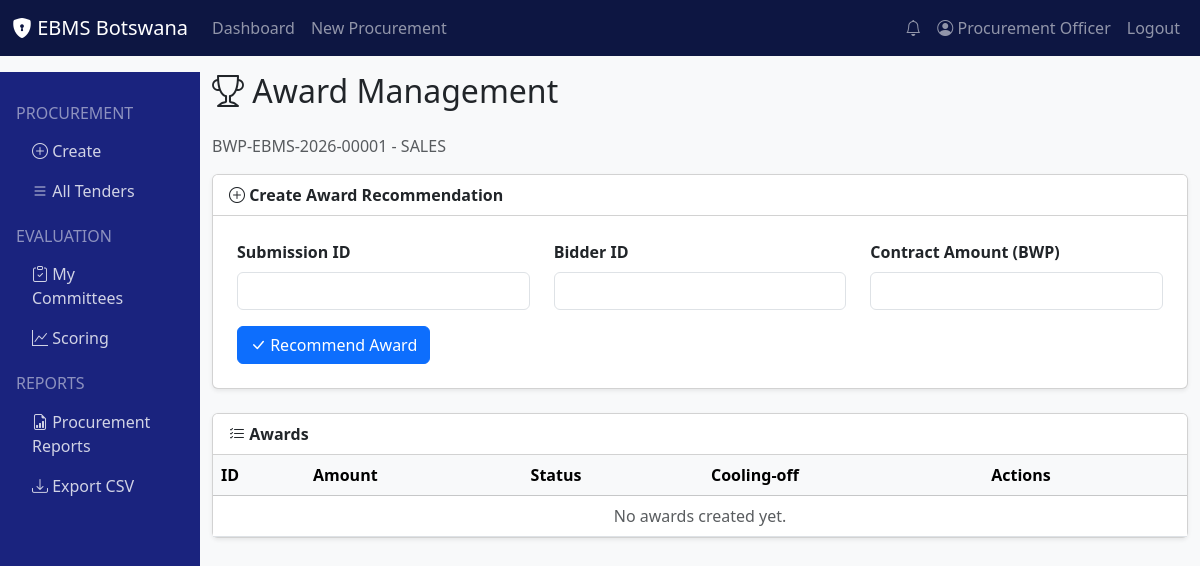
The app's page /award/1 (signed in) with its own data.
### models/user.py (models this page shows, shortened)
class User(UserMixin, db.Model):
    __tablename__ = 'users'
    id = db.Column(db.Integer, primary_key=True)
    username = db.Column(db.String(80), unique=True, nullable=False, index=True)
    email = db.Column(db.String(120), unique=True, nullable=False, index=True)
    password_hash = db.Column(db.String(256), nullable=False)
    first_name = db.Column(db.String(100), nullable=False)
    last_name = db.Column(db.String(100), nullable=False)
    phone = db.Column(db.String(20))
    department = db.Column(db.String(100))
    is_active = db.Column(db.Boolean, default=True)
    is_verified = db.Column(db.Boolean, default=False)
    mfa_enabled = db.Column(db.Boolean, default=False)
    mfa_secret = db.Column(db.String(100))
    last_login = db.Column(db.DateTime)
    last_ip = db.Column(db.String(45))
    failed_logins = db.Column(db.Integer, default=0)
    locked_until = db.Column(db.DateTime)
    created_at = db.Column(db.DateTime, default=lambda: datetime.now(pytz.timezone('Africa/Gaborone')))
    updated_at = db.Column(db.DateTime, default=lambda: datetime.now(pytz.timezone('Africa/Gaborone')),
                          onupdate=lambda: datetime.now(pytz.timezone('Africa/Gaborone')))
    role_id = db.Column(db.Integer, db.ForeignKey('roles.id'))
    role = db.relationship('Role', back_populates='users')
    procurements = db.relationship('Procurement', foreign_keys='Procurement.created_by',
                                   back_populates='created_by_user', lazy='dynamic')
    committee_memberships = db.relationship('CommitteeMember', back_populates='user', lazy='dynamic')
    audit_logs = db.relationship('AuditLog', back_populates='user', lazy='dynamic')
    notifications = db.relationship('Notification', back_populates='user', lazy='dynamic')
    def get_full_name(self):
        return f"{self.first_name} {self.last_name}"
    def has_role(self, role_name):
        return self.role and self.role.name == role_name

### models/procurement.py (models this page shows, shortened)
class Procurement(db.Model):
    __tablename__ = 'procurements'
    id = db.Column(db.Integer, primary_key=True)
    tender_number = db.Column(db.String(100), unique=True, nullable=False, index=True)
    title = db.Column(db.String(500), nullable=False)
    description = db.Column(db.Text)
    category = db.Column(db.String(50), nullable=False)
    procurement_method = db.Column(db.String(100), nullable=False)
    submission_method = db.Column(db.String(50), default='single_envelope')
    evaluation_method = db.Column(db.String(100))
    estimated_value = db.Column(db.Numeric(15, 2))
    currency = db.Column(db.String(3), default='BWP')
    funding_source = db.Column(db.String(200))
    budget_confirmed = db.Column(db.Boolean, default=False)
    ppra_code = db.Column(db.String(50))
    ppra_sub_code = db.Column(db.String(50))
    ppra_grade = db.Column(db.String(20))
    status = db.Column(db.String(50), default='draft', index=True)
    publication_date = db.Column(db.DateTime)
    closing_date = db.Column(db.DateTime, index=True)
    opening_date = db.Column(db.DateTime)
    cooling_off_end = db.Column(db.DateTime)
    validity_days = db.Column(db.Integer, default=90)
    has_lots = db.Column(db.Boolean, default=False)
    lot_count = db.Column(db.Integer, default=1)
    reservation_scheme = db.Column(db.String(100))
    preference_percentage = db.Column(db.Numeric(5, 2))
    citizen_participation_required = db.Column(db.Boolean, default=False)
    approved_by = db.Column(db.Integer, db.ForeignKey('users.id'))
    approved_at = db.Column(db.DateTime)
    approval_notes = db.Column(db.Text)
    created_by = db.Column(db.Integer, db.ForeignKey('users.id'), nullable=False)
    created_at = db.Column(db.DateTime, default=lambda: datetime.now(pytz.timezone('Africa/Gaborone')))
    updated_at = db.Column(db.DateTime, default=lambda: datetime.now(pytz.timezone('Africa/Gaborone')),
                          onupdate=lambda: datetime.now(pytz.timezone('Africa/Gaborone')))
    created_by_user = db.relationship('User', foreign_keys=[created_by], back_populates='procurements')
    approver = db.relationship('User', foreign_keys=[approved_by])
    documents = db.relationship('ProcurementDocument', back_populates='procurement', lazy='dynamic', cascade='all, delete-orphan')
    workspace = db.relationship('Workspace', back_populates='procurement', uselist=False, cascade='all, delete-orphan')
    bidders = db.relationship('Bidder', back_populates='procurement', lazy='dynamic')
    bid_submissions = db.relationship('BidSubmission', back_populates='procurement', lazy='dynamic')
    bid_openings = db.relationship('BidOpening', back_populates='procurement', lazy='dynamic')
    committees = db.relationship('EvaluationCommittee', back_populates='procurement', lazy='dynamic')
    technical_evaluations = db.relationship('TechnicalEvaluation', back_populates='procurement', lazy='dynamic')
    financial_evaluations = db.relationship('FinancialEvaluation', back_populates='procurement', lazy='dynamic')
    clarifications = db.relationship('Clarification', back_populates='procurement', lazy='dynamic')
    awards = db.relationship('Award', back_populates='procurement', lazy='dynamic')
    complaints = db.relationship('Complaint', back_populates='procurement', lazy='dynamic')
    audit_logs = db.relationship('AuditLog', back_populates='procurement', lazy='dynamic')
    notifications = db.relationship('Notification', back_populates='procurement', lazy='dynamic')

### routes/award.py (the view)
@bp.route('/<int:procurement_id>')
@login_required
def index(procurement_id):
    procurement = Procurement.query.get_or_404(procurement_id)
    if current_user.has_role('Bidder') and procurement.status not in ['award_published', 'cooling_off', 'ready_for_contract', 'archived']:
        abort(403)
    awards = Award.query.filter_by(procurement_id=procurement_id).all()
    return render_template('award.html', awards=awards, procurement=procurement)

### app.py (called while the page is built)
@login_manager.user_loader
def load_user(user_id):
    from models.user import User
    return User.query.get(int(user_id))

### templates/award.html (shortened to what this page needs)
{% extends "base.html" %}
{% block content %}
<h2 class="mb-4"><i class="bi bi-trophy"></i> Award Management</h2>
<p class="text-muted">{{ procurement.tender_number }} - {{ procurement.title }}</p>
<div class="card shadow-sm mb-4">
    <div class="card-header bg-white fw-bold"><i class="bi bi-plus-circle"></i> Create Award Recommendation</div>
    <div class="card-body p-4">
        <form method="POST" action="{{ url_for('award.recommend', procurement_id=procurement.id) }}">
            <div class="row">
                <div class="col-md-4 mb-3">
                    <label class="form-label fw-bold">Submission ID</label>
                    <input type="number" name="submission_id" class="form-control" required>
                </div>
                <div class="col-md-4 mb-3">
                    <label class="form-label fw-bold">Bidder ID</label>
                    <input type="number" name="bidder_id" class="form-control" required>
                </div>
                <div class="col-md-4 mb-3">
                    <label class="form-label fw-bold">Contract Amount (BWP)</label>
                    <input type="number" step="0.01" name="contract_amount" class="form-control" required>
                </div>
            </div>
            <button type="submit" class="btn btn-primary"><i class="bi bi-check-lg"></i> Recommend Award</button>
        </form>
    </div>
</div>
<div class="card shadow-sm">
    <div class="card-header bg-white fw-bold"><i class="bi bi-list-check"></i> Awards</div>
    <div class="table-responsive">
        <table class="table table-hover mb-0">
            <thead class="table-light">
                <tr><th>ID</th><th>Amount</th><th>Status</th><th>Cooling-off</th><th>Actions</th></tr>
            </thead>
            <tbody>
                {% for a in awards %}
                <tr>
                    <td>{{ a.id }}</td>
                    <td>{{ a.contract_amount }} {{ a.currency }}</td>
                    <td><span class="badge bg-{{ 'success' if a.status == 'ready_for_contract' else 'info' }}">{{ a.status.replace('_', ' ').title() }}</span></td>
                    <td>
                        {% if a.is_cooling_off_active() %}
                        <span class="badge bg-warning">Active until {{ a.cooling_off_end | botswana_time }}</span>
                        {% else %}
                        <span class="text-muted">-</span>
                        {% endif %}
                    </td>
                    <td>
                        {% if not a.ao_approved %}
                        <form method="POST" action="{{ url_for('award.approve', award_id=a.id) }}" class="d-inline">
                            <button class="btn btn-sm btn-success"><i class="bi bi-check"></i> Approve</button>
                        </form>
                        {% endif %}
                        {% if a.ao_approved and not a.published %}
                        <form method="POST" action="{{ url_for('award.publish', award_id=a.id) }}" class="d-inline">
                            <button class="btn btn-sm btn-primary"><i class="bi bi-globe"></i> Publish</button>
                        </form>
                        {% endif %}
                    </td>
                </tr>
                {% else %}
                <tr><td colspan="5" class="text-center text-muted">No awards created yet.</td></tr>
                {% endfor %}
            </tbody>
        </table>
    </div>
</div>
{% endblock %}

### templates/base.html (shortened to what this page needs)
<!DOCTYPE html>
<html lang="en">
<head>
    <link href="https://cdn.jsdelivr.net/npm/bootstrap@5.3.2/dist/css/bootstrap.min.css" rel="stylesheet">
    <link rel="stylesheet" href="https://cdn.jsdelivr.net/npm/bootstrap-icons@1.11.1/font/bootstrap-icons.css">
</head>
<body class="bg-light">
    <nav class="navbar navbar-expand-lg navbar-dark" style="background: #0d1642;">
        <div class="container-fluid">
            <a class="navbar-brand" href="{{ url_for('dashboard.index') }}">
                <i class="bi bi-shield-lock-fill"></i> EBMS Botswana
            </a>
            <div class="collapse navbar-collapse">
                <ul class="navbar-nav me-auto">
                    {% if current_user.is_authenticated %}
                    <li class="nav-item"><a class="nav-link" href="{{ url_for('dashboard.index') }}">Dashboard</a></li>
                    <li class="nav-item"><a class="nav-link" href="{{ url_for('procurement.create') }}">New Procurement</a></li>
                    {% endif %}
                </ul>
                <ul class="navbar-nav">
                    {% if current_user.is_authenticated %}
                    <li class="nav-item"><a class="nav-link" href="{{ url_for('notifications.index') }}"><i class="bi bi-bell"></i></a></li>
                    <li class="nav-item"><a class="nav-link" href="{{ url_for('auth.profile') }}"><i class="bi bi-person-circle"></i> {{ current_user.get_full_name() }}</a></li>
                    <li class="nav-item"><a class="nav-link" href="{{ url_for('auth.logout') }}">Logout</a></li>
                    {% else %}
                    <li class="nav-item"><a class="nav-link" href="{{ url_for('auth.login') }}">Login</a></li>
                    <li class="nav-item"><a class="nav-link" href="{{ url_for('auth.register') }}">Register</a></li>
                    {% endif %}
                </ul>
            </div>
        </div>
    </nav>
    <div class="container-fluid mt-3">
        <div class="row">
            {% if current_user.is_authenticated %}
            <div class="col-md-2 d-none d-md-block sidebar p-3">
                {% if not current_user.has_role('Bidder') %}
                <h6 class="text-white-50 text-uppercase mt-3">Procurement</h6>
                <nav class="nav flex-column">
                    <a class="nav-link" href="{{ url_for('procurement.create') }}"><i class="bi bi-plus-circle"></i> Create</a>
                    <a class="nav-link" href="{{ url_for('procurement.list_tenders') }}"><i class="bi bi-list"></i> All Tenders</a>
                </nav>
                <h6 class="text-white-50 text-uppercase mt-3">Evaluation</h6>
                <nav class="nav flex-column">
                    <a class="nav-link" href="#"><i class="bi bi-clipboard-check"></i> My Committees</a>
                    <a class="nav-link" href="#"><i class="bi bi-graph-up"></i> Scoring</a>
                </nav>
                {% endif %}
                {% if current_user.role and current_user.role.name in ['Procurement Unit', 'Procurement Oversight Unit', 'Accounting Officer', 'System Administrator'] %}
                <h6 class="text-white-50 text-uppercase mt-3">Reports</h6>
                <nav class="nav flex-column">
                    <a class="nav-link" href="{{ url_for('procurement.list_tenders') }}"><i class="bi bi-file-earmark-bar-graph"></i> Procurement Reports</a>
                    <a class="nav-link" href="{{ url_for('reports.export_csv') }}"><i class="bi bi-download"></i> Export CSV</a>
                </nav>
                {% endif %}
            </div>
            <div class="col-md-10">
            {% else %}
            <div class="col-12">
            {% endif %}
                {% block content %}{% endblock %}
            </div>
        </div>
    </div>
</body>
</html>

### templates/base.html (style rules this page uses)
.sidebar { min-height: 100vh; background: #1a237e; }
.sidebar .nav-link { color: rgba(255,255,255,0.8); }

### records on screen
User: get_full_name "Procurement Officer"
Procurement: tender_number "BWP-EBMS-2026-00001", title "SALES"
